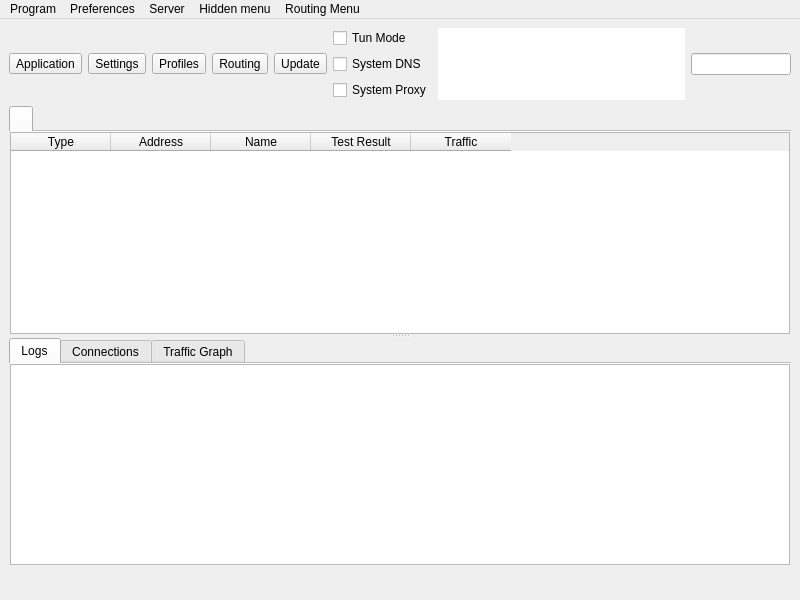
<?xml version="1.0" encoding="UTF-8"?>
<ui version="4.0">
 <class>MainWindow</class>
 <widget class="QMainWindow" name="MainWindow">
  <property name="geometry">
   <rect>
    <x>0</x>
    <y>0</y>
    <width>800</width>
    <height>600</height>
   </rect>
  </property>
  <property name="minimumSize">
   <size>
    <width>800</width>
    <height>600</height>
   </size>
  </property>
  <property name="windowTitle">
   <string notr="true">Neko Throne</string>
  </property>
  <widget class="QWidget" name="centralwidget">
   <layout class="QVBoxLayout" name="verticalLayout_3" stretch="0,0,0">
    <item>
     <layout class="QHBoxLayout" name="horizontalLayout_2">
      <item>
       <widget class="QToolButton" name="toolButton_program">
        <property name="text">
         <string>Application</string>
        </property>
        <property name="icon">
         <iconset theme="b-system-run"/>
        </property>
        <property name="iconSize">
         <size>
          <width>24</width>
          <height>24</height>
         </size>
        </property>
        <property name="popupMode">
         <enum>QToolButton::ToolButtonPopupMode::InstantPopup</enum>
        </property>
        <property name="toolButtonStyle">
         <enum>Qt::ToolButtonStyle::ToolButtonTextUnderIcon</enum>
        </property>
       </widget>
      </item>
      <item>
       <widget class="QToolButton" name="toolButton_preferences">
        <property name="text">
         <string>Settings</string>
        </property>
        <property name="icon">
         <iconset theme="b-preferences"/>
        </property>
        <property name="iconSize">
         <size>
          <width>24</width>
          <height>24</height>
         </size>
        </property>
        <property name="popupMode">
         <enum>QToolButton::ToolButtonPopupMode::InstantPopup</enum>
        </property>
        <property name="toolButtonStyle">
         <enum>Qt::ToolButtonStyle::ToolButtonTextUnderIcon</enum>
        </property>
       </widget>
      </item>
      <item>
       <widget class="QToolButton" name="toolButton_server">
        <property name="text">
         <string>Profiles</string>
        </property>
        <property name="icon">
         <iconset theme="b-network-server"/>
        </property>
        <property name="iconSize">
         <size>
          <width>24</width>
          <height>24</height>
         </size>
        </property>
        <property name="popupMode">
         <enum>QToolButton::ToolButtonPopupMode::InstantPopup</enum>
        </property>
        <property name="toolButtonStyle">
         <enum>Qt::ToolButtonStyle::ToolButtonTextUnderIcon</enum>
        </property>
       </widget>
      </item>
      <item>
       <widget class="QToolButton" name="toolButton_routing">
        <property name="text">
         <string>Routing</string>
        </property>
        <property name="icon">
         <iconset theme="b-network-routing"/>
        </property>
        <property name="iconSize">
         <size>
          <width>24</width>
          <height>24</height>
         </size>
        </property>
        <property name="popupMode">
         <enum>QToolButton::ToolButtonPopupMode::InstantPopup</enum>
        </property>
        <property name="toolButtonStyle">
         <enum>Qt::ToolButtonStyle::ToolButtonTextUnderIcon</enum>
        </property>
       </widget>
      </item>
      <item>
       <widget class="QToolButton" name="toolButton_update">
        <property name="text">
         <string>Update</string>
        </property>
        <property name="icon">
         <iconset theme="b-system-software-update"/>
        </property>
        <property name="iconSize">
         <size>
          <width>24</width>
          <height>24</height>
         </size>
        </property>
        <property name="popupMode">
         <enum>QToolButton::ToolButtonPopupMode::InstantPopup</enum>
        </property>
        <property name="toolButtonStyle">
         <enum>Qt::ToolButtonStyle::ToolButtonTextUnderIcon</enum>
        </property>
       </widget>
      </item>
      <item>
       <layout class="QVBoxLayout" name="verticalLayout_4">
        <item>
         <widget class="QCheckBox" name="checkBox_VPN">
          <property name="sizePolicy">
           <sizepolicy hsizetype="Minimum" vsizetype="Minimum">
            <horstretch>0</horstretch>
            <verstretch>0</verstretch>
           </sizepolicy>
          </property>
          <property name="text">
           <string>Tun Mode</string>
          </property>
         </widget>
        </item>
        <item>
         <widget class="QCheckBox" name="system_dns">
          <property name="text">
           <string>System DNS</string>
          </property>
         </widget>
        </item>
        <item>
         <widget class="QCheckBox" name="checkBox_SystemProxy">
          <property name="text">
           <string>System Proxy</string>
          </property>
         </widget>
        </item>
       </layout>
      </item>
      <item>
       <widget class="QTextBrowser" name="data_view">
        <property name="enabled">
         <bool>true</bool>
        </property>
        <property name="sizePolicy">
         <sizepolicy hsizetype="Expanding" vsizetype="Ignored">
          <horstretch>0</horstretch>
          <verstretch>0</verstretch>
         </sizepolicy>
        </property>
        <property name="mouseTracking">
         <bool>false</bool>
        </property>
        <property name="focusPolicy">
         <enum>Qt::FocusPolicy::NoFocus</enum>
        </property>
        <property name="contextMenuPolicy">
         <enum>Qt::ContextMenuPolicy::NoContextMenu</enum>
        </property>
        <property name="acceptDrops">
         <bool>false</bool>
        </property>
        <property name="frameShape">
         <enum>QFrame::Shape::NoFrame</enum>
        </property>
        <property name="frameShadow">
         <enum>QFrame::Shadow::Sunken</enum>
        </property>
        <property name="verticalScrollBarPolicy">
         <enum>Qt::ScrollBarPolicy::ScrollBarAlwaysOff</enum>
        </property>
        <property name="horizontalScrollBarPolicy">
         <enum>Qt::ScrollBarPolicy::ScrollBarAlwaysOff</enum>
        </property>
        <property name="textInteractionFlags">
         <set>Qt::TextInteractionFlag::LinksAccessibleByKeyboard|Qt::TextInteractionFlag::LinksAccessibleByMouse</set>
        </property>
       </widget>
      </item>
      <item>
       <widget class="QLineEdit" name="search_input"/>
      </item>
     </layout>
    </item>
    <item>
     <widget class="QSplitter" name="splitter">
      <property name="orientation">
       <enum>Qt::Orientation::Vertical</enum>
      </property>
      <widget class="QTabWidget" name="tabWidget">
       <property name="currentIndex">
        <number>0</number>
       </property>
       <property name="documentMode">
        <bool>true</bool>
       </property>
       <property name="movable">
        <bool>true</bool>
       </property>
       <widget class="QWidget" name="widget1">
        <attribute name="title">
         <string/>
        </attribute>
        <layout class="QGridLayout" name="gridLayout_2">
         <property name="leftMargin">
          <number>1</number>
         </property>
         <property name="topMargin">
          <number>0</number>
         </property>
         <property name="rightMargin">
          <number>1</number>
         </property>
         <property name="bottomMargin">
          <number>0</number>
         </property>
         <property name="spacing">
          <number>0</number>
         </property>
         <item row="0" column="0">
          <widget class="MyTableWidget" name="proxyListTable">
           <property name="contextMenuPolicy">
            <enum>Qt::ContextMenuPolicy::CustomContextMenu</enum>
           </property>
           <property name="editTriggers">
            <set>QAbstractItemView::EditTrigger::NoEditTriggers</set>
           </property>
           <property name="alternatingRowColors">
            <bool>true</bool>
           </property>
           <property name="selectionBehavior">
            <enum>QAbstractItemView::SelectionBehavior::SelectRows</enum>
           </property>
           <property name="horizontalScrollMode">
            <enum>QAbstractItemView::ScrollMode::ScrollPerPixel</enum>
           </property>
           <property name="wordWrap">
            <bool>false</bool>
           </property>
           <attribute name="horizontalHeaderMinimumSectionSize">
            <number>16</number>
           </attribute>
           <attribute name="horizontalHeaderHighlightSections">
            <bool>false</bool>
           </attribute>
           <attribute name="horizontalHeaderShowSortIndicator" stdset="0">
            <bool>false</bool>
           </attribute>
           <attribute name="verticalHeaderDefaultSectionSize">
            <number>30</number>
           </attribute>
           <column>
            <property name="text">
             <string>Type</string>
            </property>
           </column>
           <column>
            <property name="text">
             <string>Address</string>
            </property>
           </column>
           <column>
            <property name="text">
             <string>Name</string>
            </property>
           </column>
           <column>
            <property name="text">
             <string>Test Result</string>
            </property>
           </column>
           <column>
            <property name="text">
             <string>Traffic</string>
            </property>
           </column>
          </widget>
         </item>
        </layout>
       </widget>
      </widget>
      <widget class="QWidget" name="aaaaaaaaaaaaaaaaaa">
       <layout class="QVBoxLayout" name="aaaaaaaaaaaa" stretch="0">
        <item>
         <widget class="QWidget" name="down_tab" native="true">
          <layout class="QVBoxLayout" name="verticalLayout">
           <property name="spacing">
            <number>0</number>
           </property>
           <property name="leftMargin">
            <number>0</number>
           </property>
           <property name="topMargin">
            <number>0</number>
           </property>
           <property name="rightMargin">
            <number>0</number>
           </property>
           <property name="bottomMargin">
            <number>0</number>
           </property>
           <item>
            <widget class="QTabWidget" name="stats_widget">
             <property name="autoFillBackground">
              <bool>true</bool>
             </property>
             <property name="tabPosition">
              <enum>QTabWidget::TabPosition::North</enum>
             </property>
             <property name="tabShape">
              <enum>QTabWidget::TabShape::Rounded</enum>
             </property>
             <property name="currentIndex">
              <number>0</number>
             </property>
             <property name="elideMode">
              <enum>Qt::TextElideMode::ElideNone</enum>
             </property>
             <property name="usesScrollButtons">
              <bool>true</bool>
             </property>
             <property name="documentMode">
              <bool>true</bool>
             </property>
             <property name="tabsClosable">
              <bool>false</bool>
             </property>
             <property name="movable">
              <bool>true</bool>
             </property>
             <property name="tabBarAutoHide">
              <bool>false</bool>
             </property>
             <widget class="QWidget" name="Logs">
              <property name="enabled">
               <bool>true</bool>
              </property>
              <attribute name="title">
               <string>Logs</string>
              </attribute>
              <layout class="QHBoxLayout" name="horizontalLayout_3" stretch="0">
               <property name="spacing">
                <number>0</number>
               </property>
               <property name="sizeConstraint">
                <enum>QLayout::SizeConstraint::SetDefaultConstraint</enum>
               </property>
               <property name="leftMargin">
                <number>1</number>
               </property>
               <property name="topMargin">
                <number>0</number>
               </property>
               <property name="rightMargin">
                <number>1</number>
               </property>
               <property name="bottomMargin">
                <number>0</number>
               </property>
               <item>
                <widget class="QTextBrowser" name="masterLogBrowser">
                 <property name="contextMenuPolicy">
                  <enum>Qt::ContextMenuPolicy::CustomContextMenu</enum>
                 </property>
                 <property name="openLinks">
                  <bool>false</bool>
                 </property>
                </widget>
               </item>
              </layout>
             </widget>
             <widget class="QWidget" name="connections_tab">
              <attribute name="title">
               <string>Connections</string>
              </attribute>
              <layout class="QHBoxLayout" name="horizontalLayout_4">
               <property name="spacing">
                <number>0</number>
               </property>
               <property name="sizeConstraint">
                <enum>QLayout::SizeConstraint::SetDefaultConstraint</enum>
               </property>
               <property name="leftMargin">
                <number>1</number>
               </property>
               <property name="topMargin">
                <number>0</number>
               </property>
               <property name="rightMargin">
                <number>1</number>
               </property>
               <property name="bottomMargin">
                <number>0</number>
               </property>
               <item>
                <widget class="QTableWidget" name="connections">
                 <property name="autoFillBackground">
                  <bool>false</bool>
                 </property>
                 <column>
                  <property name="text">
                   <string>Destination (Domain)</string>
                  </property>
                  <property name="toolTip">
                   <string>Click To Disable Sorting</string>
                  </property>
                 </column>
                 <column>
                  <property name="text">
                   <string>Process</string>
                  </property>
                  <property name="toolTip">
                   <string>Click To Sort By Process</string>
                  </property>
                 </column>
                 <column>
                  <property name="text">
                   <string>Protocol</string>
                  </property>
                  <property name="toolTip">
                   <string>Click To Sort By Protocol</string>
                  </property>
                 </column>
                 <column>
                  <property name="text">
                   <string>Outbound</string>
                  </property>
                  <property name="toolTip">
                   <string>Click To Sort By Outbound</string>
                  </property>
                 </column>
                 <column>
                  <property name="text">
                   <string>Traffic</string>
                  </property>
                  <property name="toolTip">
                   <string>Click To Toggle sort by Traffic</string>
                  </property>
                 </column>
                </widget>
               </item>
              </layout>
             </widget>
             <widget class="QWidget" name="graph_tab">
              <attribute name="title">
               <string>Traffic Graph</string>
              </attribute>
              <layout class="QHBoxLayout" name="horizontalLayout_6">
               <property name="spacing">
                <number>0</number>
               </property>
               <property name="sizeConstraint">
                <enum>QLayout::SizeConstraint::SetDefaultConstraint</enum>
               </property>
               <property name="leftMargin">
                <number>1</number>
               </property>
               <property name="topMargin">
                <number>0</number>
               </property>
               <property name="rightMargin">
                <number>1</number>
               </property>
               <property name="bottomMargin">
                <number>0</number>
               </property>
              </layout>
             </widget>
            </widget>
           </item>
          </layout>
         </widget>
        </item>
       </layout>
      </widget>
     </widget>
    </item>
    <item>
     <layout class="QHBoxLayout" name="horizontalLayout">
      <item>
       <widget class="QLabel" name="label_running">
        <property name="text">
         <string/>
        </property>
       </widget>
      </item>
      <item>
       <spacer name="horizontalSpacer_2">
        <property name="orientation">
         <enum>Qt::Orientation::Horizontal</enum>
        </property>
        <property name="sizeType">
         <enum>QSizePolicy::Policy::Maximum</enum>
        </property>
        <property name="sizeHint" stdset="0">
         <size>
          <width>0</width>
          <height>20</height>
         </size>
        </property>
       </spacer>
      </item>
      <item>
       <widget class="QLabel" name="label_inbound">
        <property name="text">
         <string/>
        </property>
        <property name="alignment">
         <set>Qt::AlignmentFlag::AlignLeading|Qt::AlignmentFlag::AlignLeft|Qt::AlignmentFlag::AlignVCenter</set>
        </property>
       </widget>
      </item>
      <item>
       <widget class="QLabel" name="label_speed">
        <property name="text">
         <string/>
        </property>
        <property name="alignment">
         <set>Qt::AlignmentFlag::AlignLeading|Qt::AlignmentFlag::AlignLeft|Qt::AlignmentFlag::AlignVCenter</set>
        </property>
       </widget>
      </item>
     </layout>
    </item>
   </layout>
  </widget>
  <widget class="QMenuBar" name="menubar">
   <property name="geometry">
    <rect>
     <x>0</x>
     <y>0</y>
     <width>800</width>
     <height>25</height>
    </rect>
   </property>
   <widget class="QMenu" name="menu_program">
    <property name="title">
     <string>Program</string>
    </property>
    <widget class="QMenu" name="menu_spmode">
     <property name="title">
      <string>System Proxy</string>
     </property>
     <addaction name="menu_spmode_system_proxy"/>
     <addaction name="menu_spmode_vpn"/>
     <addaction name="menu_spmode_disabled"/>
    </widget>
    <addaction name="actionHide_window"/>
    <addaction name="separator"/>
    <addaction name="menu_add_from_clipboard2"/>
    <addaction name="actionAdd_profile_from_File"/>
    <addaction name="menu_scan_qr"/>
    <addaction name="separator"/>
    <addaction name="actionStart_with_system"/>
    <addaction name="actionRemember_last_proxy"/>
    <addaction name="actionAllow_LAN"/>
    <addaction name="menu_spmode"/>
    <addaction name="separator"/>
    <addaction name="actionRestart_Proxy"/>
    <addaction name="actionRestart_Program"/>
    <addaction name="menu_exit"/>
   </widget>
   <widget class="QMenu" name="menu_preferences">
    <property name="title">
     <string>Preferences</string>
    </property>
    <addaction name="menu_manage_groups"/>
    <addaction name="menu_basic_settings"/>
    <addaction name="menu_routing_settings"/>
    <addaction name="menu_vpn_settings"/>
    <addaction name="menu_hotkey_settings"/>
    <addaction name="menu_open_config_folder"/>
   </widget>
   <widget class="QMenu" name="menu_server">
    <property name="title">
     <string>Server</string>
    </property>
    <widget class="QMenu" name="menu_share_item">
     <property name="title">
      <string>Share</string>
     </property>
     <addaction name="menu_qr"/>
     <addaction name="menu_export_config"/>
     <addaction name="separator"/>
     <addaction name="menu_copy_links"/>
     <addaction name="menu_copy_links_nkr"/>
    </widget>
    <addaction name="menu_add_from_input"/>
    <addaction name="menu_add_from_clipboard"/>
    <addaction name="separator"/>
    <addaction name="menu_start"/>
    <addaction name="menu_stop"/>
    <addaction name="separator"/>
    <addaction name="menu_select_all"/>
    <addaction name="menu_clone"/>
    <addaction name="menu_reset_traffic"/>
    <addaction name="menu_delete"/>
    <addaction name="menu_share_item"/>
    <addaction name="separator"/>
    <addaction name="actionUrl_Test_Selected"/>
    <addaction name="menu_resolve_selected"/>
    <addaction name="actionSpeedtest_Current"/>
    <addaction name="actionSpeedtest_Selected"/>
   </widget>
   <widget class="QMenu" name="menuHidden_menu">
    <property name="title">
     <string>Hidden menu</string>
    </property>
    <addaction name="menu_update_subscription"/>
    <addaction name="menu_resolve_domain"/>
    <addaction name="menu_remove_invalid"/>
    <addaction name="actionUrl_Test_Group"/>
    <addaction name="menu_remove_unavailable"/>
    <addaction name="menu_clear_test_result"/>
    <addaction name="menu_delete_repeat"/>
    <addaction name="actionSpeedtest_Group"/>
   </widget>
   <widget class="QMenu" name="menuRouting_Menu">
    <property name="title">
     <string>Routing Menu</string>
    </property>
   </widget>
   <addaction name="menu_program"/>
   <addaction name="menu_preferences"/>
   <addaction name="menu_server"/>
   <addaction name="menuHidden_menu"/>
   <addaction name="menuRouting_Menu"/>
  </widget>
  <action name="menu_exit">
   <property name="text">
    <string>Exit</string>
   </property>
   <property name="shortcut">
    <string notr="true">Ctrl+Shift+W</string>
   </property>
  </action>
  <action name="actionShow_window">
   <property name="text">
    <string>Show Window</string>
   </property>
  </action>
  <action name="menu_basic_settings">
   <property name="text">
    <string>Basic Settings</string>
   </property>
   <property name="shortcut">
    <string notr="true">Ctrl+,</string>
   </property>
  </action>
  <action name="menu_add_from_input">
   <property name="text">
    <string>New profile</string>
   </property>
   <property name="shortcut">
    <string notr="true">Ctrl+N</string>
   </property>
  </action>
  <action name="menu_manage_groups">
   <property name="text">
    <string>Groups</string>
   </property>
   <property name="shortcut">
    <string notr="true">Ctrl+G</string>
   </property>
  </action>
  <action name="menu_start">
   <property name="text">
    <string>Start</string>
   </property>
   <property name="shortcut">
    <string notr="true">Return</string>
   </property>
  </action>
  <action name="menu_stop">
   <property name="text">
    <string>Stop</string>
   </property>
   <property name="shortcut">
    <string notr="true">Ctrl+S</string>
   </property>
  </action>
  <action name="menu_routing_settings">
   <property name="text">
    <string>Routing Settings</string>
   </property>
   <property name="shortcut">
    <string notr="true">Ctrl+Shift+O</string>
   </property>
  </action>
  <action name="menu_add_from_clipboard">
   <property name="text">
    <string>Add profile from clipboard</string>
   </property>
   <property name="shortcut">
    <string notr="true">Ctrl+V</string>
   </property>
  </action>
  <action name="menu_delete">
   <property name="text">
    <string>Delete</string>
   </property>
   <property name="shortcut">
    <string notr="true">Del</string>
   </property>
  </action>
  <action name="menu_add_from_clipboard2">
   <property name="text">
    <string>Add profile from clipboard</string>
   </property>
  </action>
  <action name="menu_profile_debug_info">
   <property name="text">
    <string>Debug Info</string>
   </property>
  </action>
  <action name="menu_qr">
   <property name="text">
    <string>QR Code and link</string>
   </property>
   <property name="shortcut">
    <string notr="true">Ctrl+Q</string>
   </property>
  </action>
  <action name="menu_copy_link">
   <property name="text">
    <string>Copy Link</string>
   </property>
  </action>
  <action name="menu_tcp_ping">
   <property name="text">
    <string notr="true">Tcp Ping</string>
   </property>
   <property name="shortcut">
    <string notr="true">Ctrl+Shift+T</string>
   </property>
  </action>
  <action name="menu_url_test">
   <property name="text">
    <string notr="true">Url Test</string>
   </property>
   <property name="shortcut">
    <string notr="true">Ctrl+Shift+U</string>
   </property>
  </action>
  <action name="menu_clear_test_result">
   <property name="text">
    <string>Clear Test Result</string>
   </property>
   <property name="shortcut">
    <string notr="true">Ctrl+Shift+C</string>
   </property>
  </action>
  <action name="menu_export_config">
   <property name="text">
    <string>Export %1 config</string>
   </property>
   <property name="shortcut">
    <string notr="true">Ctrl+E</string>
   </property>
  </action>
  <action name="menu_reset_traffic">
   <property name="text">
    <string>Reset Traffic</string>
   </property>
   <property name="shortcut">
    <string notr="true">Ctrl+R</string>
   </property>
  </action>
  <action name="menu_scan_qr">
   <property name="text">
    <string>Scan QR Code</string>
   </property>
   <property name="shortcut">
    <string notr="true">Ctrl+Shift+Q</string>
   </property>
  </action>
  <action name="menu_spmode_system_proxy">
   <property name="checkable">
    <bool>true</bool>
   </property>
   <property name="text">
    <string>Enable System Proxy</string>
   </property>
  </action>
  <action name="menu_spmode_disabled">
   <property name="checkable">
    <bool>true</bool>
   </property>
   <property name="text">
    <string>Disable</string>
   </property>
  </action>
  <action name="menu_delete_repeat">
   <property name="text">
    <string>Remove Duplicates</string>
   </property>
   <property name="shortcut">
    <string notr="true">Ctrl+Shift+D</string>
   </property>
  </action>
  <action name="actionfake">
   <property name="text">
    <string>fake</string>
   </property>
   <property name="visible">
    <bool>false</bool>
   </property>
  </action>
  <action name="menu_move">
   <property name="text">
    <string>Move</string>
   </property>
   <property name="shortcut">
    <string notr="true">Ctrl+M</string>
   </property>
  </action>
  <action name="actionStart_with_system">
   <property name="checkable">
    <bool>true</bool>
   </property>
   <property name="text">
    <string>Start with system</string>
   </property>
  </action>
  <action name="actionRemember_last_proxy">
   <property name="checkable">
    <bool>true</bool>
   </property>
   <property name="text">
    <string>Remember last profile</string>
   </property>
  </action>
  <action name="actionAllow_LAN">
   <property name="checkable">
    <bool>true</bool>
   </property>
   <property name="text">
    <string>Allow other devices to connect</string>
   </property>
  </action>
  <action name="menu_remove_unavailable">
   <property name="text">
    <string>Remove Unavailable</string>
   </property>
   <property name="shortcut">
    <string notr="true">Ctrl+Shift+R</string>
   </property>
  </action>
  <action name="menu_full_test">
   <property name="text">
    <string>Full Test</string>
   </property>
   <property name="shortcut">
    <string notr="true">Ctrl+Shift+F</string>
   </property>
  </action>
  <action name="menu_hotkey_settings">
   <property name="text">
    <string>Hotkey Settings</string>
   </property>
   <property name="shortcut">
    <string notr="true">Ctrl+K</string>
   </property>
  </action>
  <action name="menu_select_all">
   <property name="text">
    <string>Select All</string>
   </property>
   <property name="shortcut">
    <string notr="true">Ctrl+A</string>
   </property>
  </action>
  <action name="menu_copy_links_nkr">
   <property name="text">
    <string>Copy links of selected (Json Links)</string>
   </property>
   <property name="shortcut">
    <string notr="true">Ctrl+Alt+C</string>
   </property>
  </action>
  <action name="actionfake_2">
   <property name="text">
    <string>fake</string>
   </property>
   <property name="visible">
    <bool>false</bool>
   </property>
  </action>
  <action name="actionfake_3">
   <property name="text">
    <string>fake</string>
   </property>
   <property name="visible">
    <bool>false</bool>
   </property>
  </action>
  <action name="menu_copy_links">
   <property name="text">
    <string>Copy links of selected</string>
   </property>
   <property name="shortcut">
    <string notr="true">Ctrl+C</string>
   </property>
  </action>
  <action name="menu_spmode_vpn">
   <property name="checkable">
    <bool>true</bool>
   </property>
   <property name="text">
    <string>Enable Tun</string>
   </property>
  </action>
  <action name="menu_clone">
   <property name="text">
    <string>Clone</string>
   </property>
   <property name="shortcut">
    <string notr="true">Ctrl+D</string>
   </property>
  </action>
  <action name="menu_update_subscription">
   <property name="text">
    <string>Update subscription</string>
   </property>
   <property name="shortcut">
    <string notr="true">Ctrl+U</string>
   </property>
   <property name="visible">
    <bool>true</bool>
   </property>
  </action>
  <action name="menu_resolve_domain">
   <property name="text">
    <string>Resolve domain</string>
   </property>
   <property name="shortcut">
    <string notr="true">Ctrl+Shift+I</string>
   </property>
  </action>
  <action name="menu_vpn_settings">
   <property name="text">
    <string>Tun Settings</string>
   </property>
   <property name="shortcut">
    <string notr="true">Ctrl+T</string>
   </property>
  </action>
  <action name="actionRestart_Program">
   <property name="text">
    <string>Restart Program</string>
   </property>
   <property name="shortcut">
    <string notr="true">Ctrl+F5</string>
   </property>
  </action>
  <action name="menu_open_config_folder">
   <property name="text">
    <string>Open Config Folder</string>
   </property>
   <property name="shortcut">
    <string notr="true">Ctrl+Shift+E</string>
   </property>
  </action>
  <action name="actionfake_4">
   <property name="text">
    <string notr="true">fake</string>
   </property>
   <property name="visible">
    <bool>false</bool>
   </property>
  </action>
  <action name="actionfake_5">
   <property name="text">
    <string notr="true">fake</string>
   </property>
   <property name="visible">
    <bool>false</bool>
   </property>
  </action>
  <action name="actionRestart_Proxy">
   <property name="text">
    <string>Restart Proxy</string>
   </property>
   <property name="shortcut">
    <string notr="true">F5</string>
   </property>
  </action>
  <action name="menu_stop_testing">
   <property name="text">
    <string>Stop Testing</string>
   </property>
   <property name="shortcut">
    <string notr="true">Ctrl+.</string>
   </property>
  </action>
  <action name="actionUrl_Test_Selected">
   <property name="text">
    <string>Url Test Selected</string>
   </property>
   <property name="shortcut">
    <string>Ctrl+Shift+S</string>
   </property>
   <property name="visible">
    <bool>true</bool>
   </property>
  </action>
  <action name="actionUrl_Test_Group">
   <property name="enabled">
    <bool>true</bool>
   </property>
   <property name="text">
    <string>Url Test Group</string>
   </property>
   <property name="shortcut">
    <string>Ctrl+Shift+G</string>
   </property>
   <property name="visible">
    <bool>true</bool>
   </property>
  </action>
  <action name="menu_resolve_selected">
   <property name="text">
    <string>Resolve Selected Domain</string>
   </property>
   <property name="visible">
    <bool>true</bool>
   </property>
  </action>
  <action name="menu_remove_invalid">
   <property name="text">
    <string>Remove Invalid</string>
   </property>
   <property name="shortcut">
    <string>Ctrl+Alt+I</string>
   </property>
   <property name="menuRole">
    <enum>QAction::MenuRole::TextHeuristicRole</enum>
   </property>
  </action>
  <action name="menu_open_routing_manager">
   <property name="text">
    <string>Open Manager</string>
   </property>
  </action>
  <action name="actionSpeedtest_Current">
   <property name="text">
    <string>Speedtest Current</string>
   </property>
   <property name="shortcut">
    <string notr="true">F6</string>
   </property>
  </action>
  <action name="actionSpeedtest_Selected">
   <property name="text">
    <string>Speedtest Selected</string>
   </property>
   <property name="shortcut">
    <string notr="true">Ctrl+Shift+P</string>
   </property>
  </action>
  <action name="actionSpeedtest_Group">
   <property name="text">
    <string>Speedtest Group</string>
   </property>
   <property name="shortcut">
    <string notr="true">Ctrl+Alt+P</string>
   </property>
  </action>
  <action name="actionHide_window">
   <property name="text">
    <string>Hide window</string>
   </property>
   <property name="shortcut">
    <string notr="true">Ctrl+H</string>
   </property>
  </action>
  <action name="actionAdd_profile_from_File">
   <property name="text">
    <string>Add profile from File</string>
   </property>
   <property name="shortcut">
    <string notr="true">Ctrl+O</string>
   </property>
  </action>
 </widget>
 <customwidgets>
  <customwidget>
   <class>MyTableWidget</class>
   <extends>QTableWidget</extends>
   <header>include/ui/utils/MyTableWidget.h</header>
  </customwidget>
 </customwidgets>
 <resources/>
 <connections/>
</ui>
